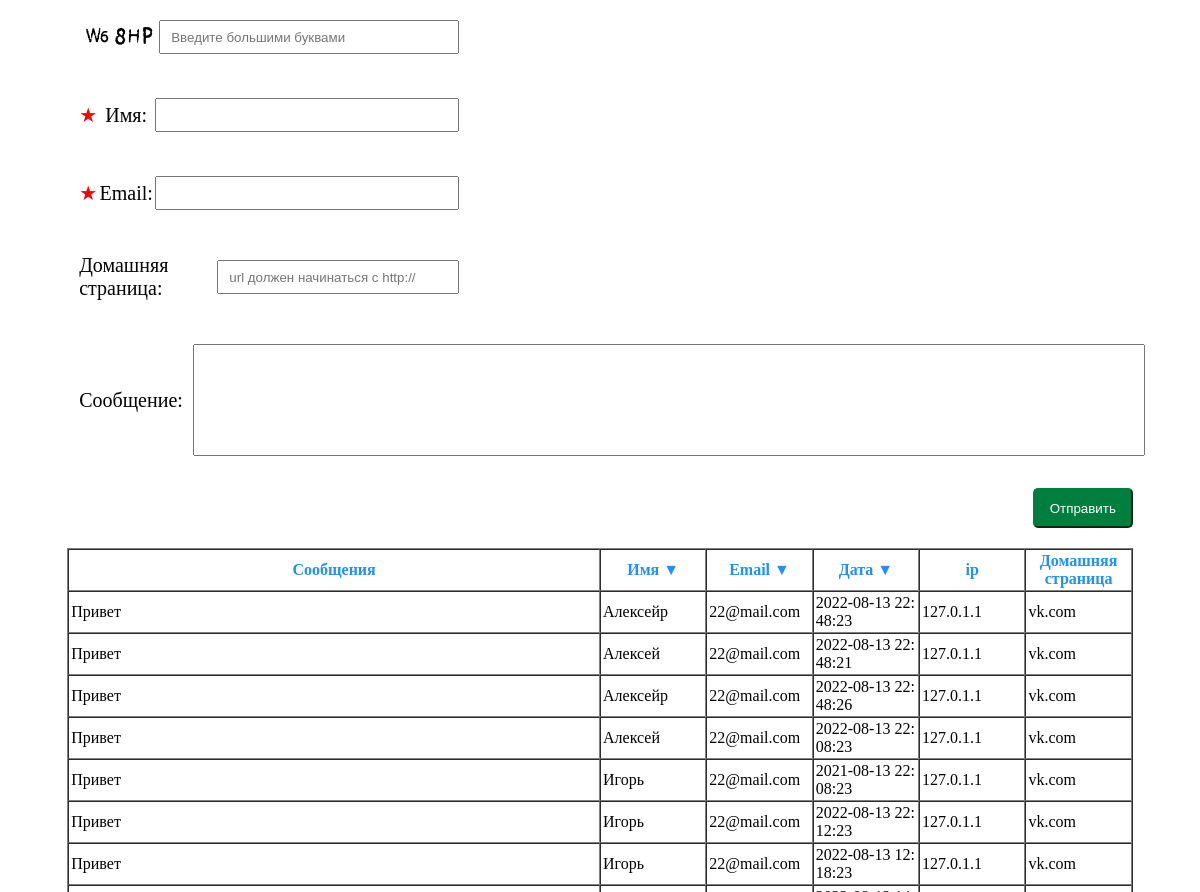
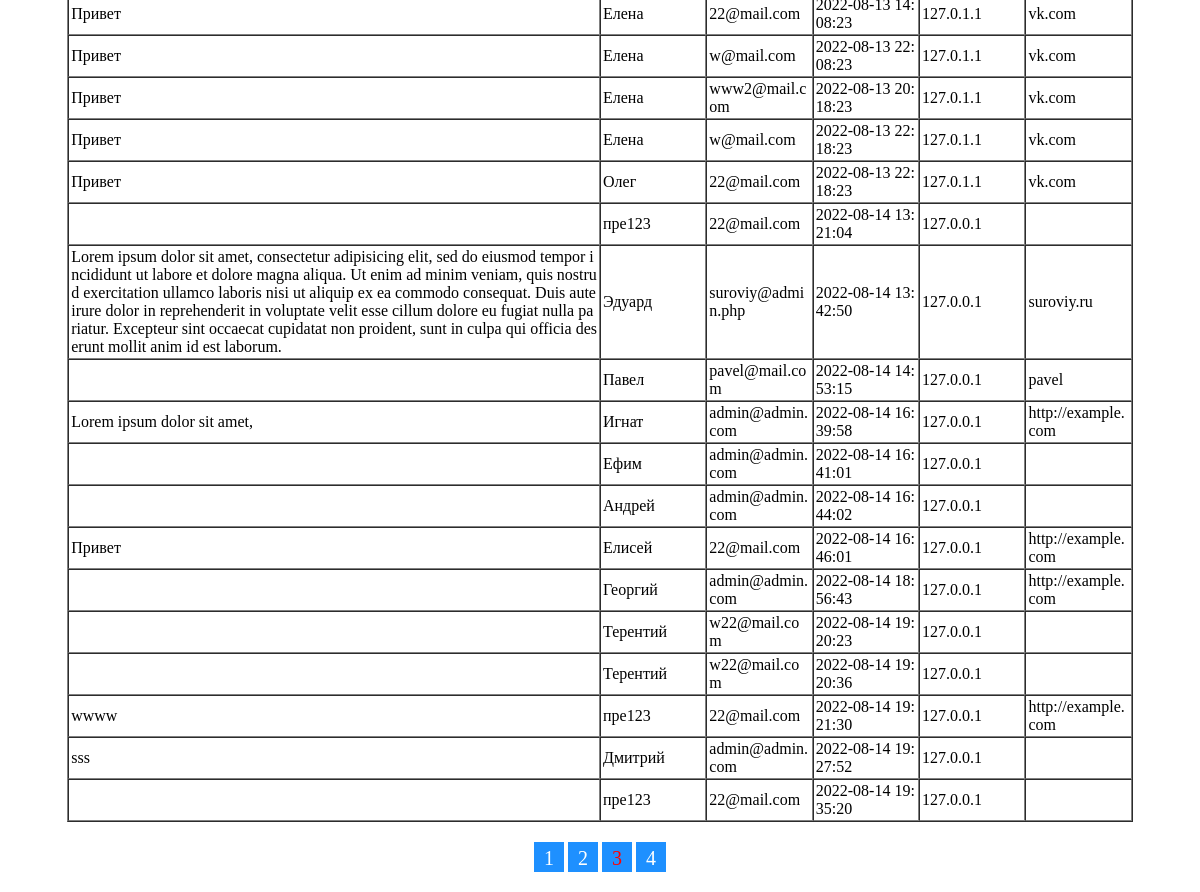
Screenshot of /?page=2 with the database file from the repository (2 pictures, top to bottom).
### tables this page shows
CREATE TABLE `guest` (
  `id` int(11) NOT NULL,
  `userName` varchar(255) NOT NULL,
  `email` varchar(350) DEFAULT NULL,
  `homePage` varchar(350) DEFAULT NULL,
  `text` text,
  `ip` varchar(250) DEFAULT NULL,
  `browser` text,
  `date` datetime NOT NULL
);

### router/routes.php (called while the page is built)
<?php
Router::run();

### index.php (called while the page is built, shortened)
<?php
require "router/routes.php";
?>

### Model/Guest.php (called while the page is built, shortened)
<?php
class Guest
{
    private $dsn = 'mysql:host=localhost;dbname=guest_book';
    private $username = 'root';
    private $password = '';
    private $dbh;
    public function __construct()
    {
        try {
            $this->dbh = new PDO($this->dsn, $this->username, $this->password);
        } catch (PDOException $e) {
            print "Error!: " . $e->getMessage() . "<br/>";
            die();
        }
    }
    public function getData()
    {
        $sql = "SELECT * FROM `guest`";
        $query = $this->dbh->prepare($sql);
        $query->execute();
        $result = $query->fetchAll();
        return $result;
    }
}

### Views/table.php (the view, shortened to what this page needs)
<table class="table" width="100%" border="1" cellspacing="0" cellpadding="2">
    <tr>
        <th width="50%">Сообщения</th>
        <th width="10%"><a href="/?userName=<? echo empty($_GET) || $_GET['userName'] == 'ASC' ? 'DESC' : 'ASC'; ?>">
                Имя
                <? echo empty($_GET) || $_GET['userName'] == 'ASC' ? "&#x25B2" : "&#x25BC"; ?></a></th>
        <th width="10%"><a href="/?email=<? echo empty($_GET) || $_GET['email'] == 'ASC' ? 'DESC' : 'ASC'; ?>">Email
                <? echo empty($_GET) || $_GET['email'] == 'ASC' ? "&#x25B2" : "&#x25BC"; ?></a></th>
        <th width="10%"><a href="/?date=<? echo empty($_GET) || $_GET['date'] == 'ASC' ? 'DESC' : 'ASC'; ?>">Дата
                <? echo empty($_GET) || $_GET['date'] == 'ASC' ? "&#x25B2" : "&#x25BC"; ?></a></th>
        <th width="10%">ip</th>
        <th width="10%">Домашняя страница</th>
    </tr>
    <? for ($i = $pagination['page'] * $pagination['count']; $i < ($pagination['page'] + 1) * $pagination['count']; $i++) {
        if (!empty($data[$i])) {
            ?>
            <tr width="50%">
                <div>
                    <td style="word-break:break-all;"><? echo $data[$i]['text'] ?></td>
                </div>
                <td style="word-break:break-all" width="10%"><? echo $data[$i]['userName'] ?></td>
                <td style="word-break:break-all" width="10%"><? echo $data[$i]['email'] ?></td>
                <td style="word-break:break-all" width="10%"><? echo $data[$i]['date'] ?></td>
                <td style="word-break:break-all" width="10%"><? echo $data[$i]['ip'] ?></td>
                <td style="word-break:break-all" width="10%"><? echo $data[$i]['homePage'] ?></td>
            </tr>
        <? }
    } ?>
</table>
<? if (!empty($data)) { ?>
    <div class="pagination">
        <? for ($p = 0; $p < $pagination['pageCount']; $p++) { ?>
            <a class="pagination_button <? echo $_GET['page'] == $p ? 'active_button' : '' ?>" href="<?
            if ($_GET['userName'] || $_GET['email'] || $_GET['date']) {
                echo '?' . key($_GET) . '=' . $_GET[key($_GET)] . '&' . 'page=' . $p;
            } else {
                echo '/?page=' . $p;
            }
            ?>"><? echo $p + 1 ?></a>
        <? } ?>
    </div>
<? } ?>

### public/css/style.css (style rules this page uses)
a { color: dodgerblue; text-decoration: none; }
.pagination { text-align: center; margin: 20px 0; }
.pagination_button { display: inline-block; background-color: dodgerblue; color: white; width: 20px; height: 20px; padding: 5px; font-size: 20px; }
.active_button { color: red; }
th { color: dodgerblue; }

### rows the page displays
guest: text "Привет", userName "Алексейр", email "22@mail.com", date "2022-08-13 22:48:23", ip "127.0.1.1", homePage "vk.com"
guest: text "Привет", userName "Алексей", email "22@mail.com", date "2022-08-13 22:48:21", ip "127.0.1.1", homePage "vk.com"
guest: text "Привет", userName "Алексейр", email "22@mail.com", date "2022-08-13 22:48:26", ip "127.0.1.1", homePage "vk.com"
guest: text "Привет", userName "Алексей", email "22@mail.com", date "2022-08-13 22:08:23", ip "127.0.1.1", homePage "vk.com"
guest: text "Привет", userName "Игорь", email "22@mail.com", date "2021-08-13 22:08:23", ip "127.0.1.1", homePage "vk.com"
guest: text "Привет", userName "Игорь", email "22@mail.com", date "2022-08-13 22:12:23", ip "127.0.1.1", homePage "vk.com"
guest: text "Привет", userName "Игорь", email "22@mail.com", date "2022-08-13 12:18:23", ip "127.0.1.1", homePage "vk.com"
guest: text "Привет", userName "Елена", email "22@mail.com", date "2022-08-13 14:08:23", ip "127.0.1.1", homePage "vk.com"
guest: text "Привет", userName "Елена", email "w@mail.com", date "2022-08-13 22:08:23", ip "127.0.1.1", homePage "vk.com"
guest: text "Привет", userName "Елена", email "www2@mail.com", date "2022-08-13 20:18:23", ip "127.0.1.1", homePage "vk.com"
guest: text "Привет", userName "Елена", email "w@mail.com", date "2022-08-13 22:18:23", ip "127.0.1.1", homePage "vk.com"
guest: text "Привет", userName "Олег", email "22@mail.com", date "2022-08-13 22:18:23", ip "127.0.1.1", homePage "vk.com"
guest: userName "пре123", email "22@mail.com", date "2022-08-14 13:21:04", ip "127.0.0.1"
guest: text "Lorem ipsum dolor sit amet, consectetur adipisicing elit, sed do eiusmod tempor incididunt ut labore et dolore magna aliqua. Ut enim ad minim veniam, quis nostrud exercitation ullamco laboris nisi ut aliquip ex ea commodo consequat. Duis aute irure dolor in reprehenderit in voluptate velit esse cillum dolore eu fugiat nulla pariatur. Excepteur sint occaecat cupidatat non proident, sunt in culpa qui officia deserunt mollit anim id est laborum.", userName "Эдуард", email "suroviy@admin.php", date "2022-08-14 13:42:50", ip "127.0.0.1", homePage "suroviy.ru"
guest: userName "Павел", email "pavel@mail.com", date "2022-08-14 14:53:15", ip "127.0.0.1", homePage "pavel"
guest: text "Lorem ipsum dolor sit amet,", userName "Игнат", email "admin@admin.com", date "2022-08-14 16:39:58", ip "127.0.0.1", homePage "http://example.com"
guest: userName "Ефим", email "admin@admin.com", date "2022-08-14 16:41:01", ip "127.0.0.1"
guest: userName "Андрей", email "admin@admin.com", date "2022-08-14 16:44:02", ip "127.0.0.1"
guest: text "Привет", userName "Елисей", email "22@mail.com", date "2022-08-14 16:46:01", ip "127.0.0.1", homePage "http://example.com"
guest: userName "Георгий", email "admin@admin.com", date "2022-08-14 18:56:43", ip "127.0.0.1", homePage "http://example.com"
guest: userName "Терентий", email "w22@mail.com", date "2022-08-14 19:20:23", ip "127.0.0.1"
guest: userName "Терентий", email "w22@mail.com", date "2022-08-14 19:20:36", ip "127.0.0.1"
guest: text "wwww", userName "пре123", email "22@mail.com", date "2022-08-14 19:21:30", ip "127.0.0.1", homePage "http://example.com"
guest: text "sss", userName "Дмитрий", email "admin@admin.com", date "2022-08-14 19:27:52", ip "127.0.0.1"
guest: userName "пре123", email "22@mail.com", date "2022-08-14 19:35:20", ip "127.0.0.1"
